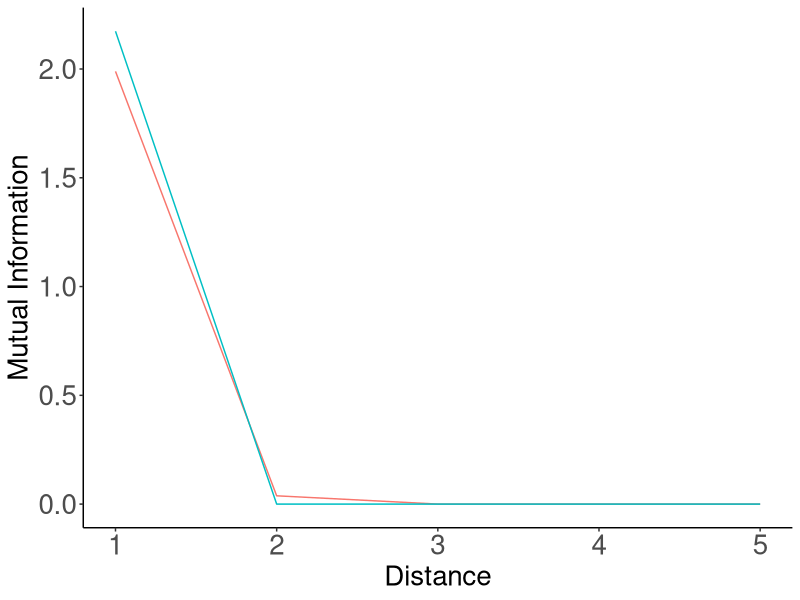
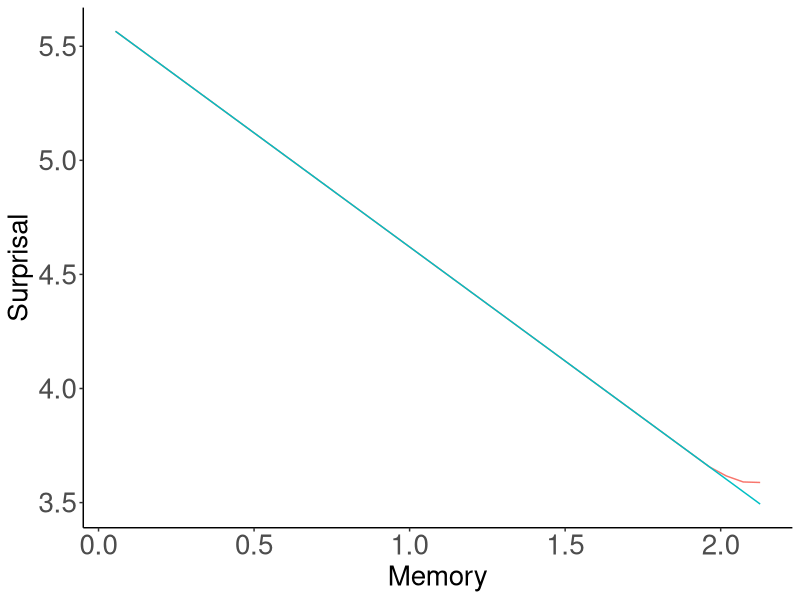
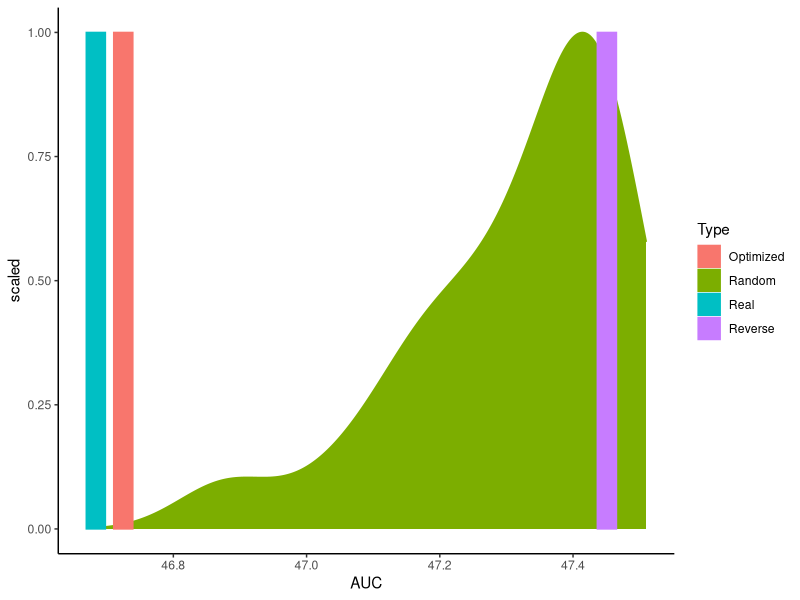

Write the R code that produced these figures, in order.
library(tidyr)
library(dplyr)
library(ggplot2)

######################################

data = read.csv("results.tsv", sep="\t")


data = data %>% filter(Script == "forWords_Japanese_RandomOrder_Normalized_FullData_Heldout.py")

unigramCE = mean(data$UnigramCE)

data$Type = ifelse(data$Model %in% c("REAL", "RANDOM", "REVERSE"), as.character(data$Model), "Optimized")

data_ = data %>% group_by(Distance, Type) %>% summarise(MI=median(MI))
data_ = data_ %>% filter(Distance < 5)
data_ = data_ %>% filter(Type %in% c("REAL", "RANDOM"))
plot = ggplot(data_, aes(x=1+Distance, y=MI, color=Type)) + geom_line()
plot = plot + theme_bw()
plot = plot + xlab("Distance") + ylab("Mutual Information")
plot = plot + theme(axis.title.x=element_text(size=20), axis.title.y=element_text(size=20), axis.text = element_text(size=20))
plot = plot + theme(panel.grid.major = element_blank(), panel.grid.minor = element_blank(), panel.background = element_blank(), legend.position="none")
plot = plot + theme(axis.line = element_line(colour = "black"),
            panel.grid.major = element_blank(),
                panel.grid.minor = element_blank(),
                panel.border = element_blank(),
                    panel.background = element_blank())
ggsave(plot, file=paste("figures/Japanese-suffixes-byMorphemes-it-heldout.pdf", sep=""), height=4, width=4)

data = read.csv("results_interpolated.tsv", sep="\t")


data = data %>% filter(Script == "forWords_Japanese_RandomOrder_Normalized_FullData_Heldout.py")

data = data %>% group_by(Type, Memory) %>% summarise(Surprisal=unigramCE-median(MI))

data_ = data %>% filter(Type %in% c("REAL", "RANDOM"))

plot = ggplot(data_, aes(x=Memory, y=Surprisal, color=Type)) + geom_line() #size=2)
plot = plot + theme_bw()
plot = plot + theme(axis.title.x=element_text(size=20), axis.title.y=element_text(size=20), axis.text = element_text(size=20))
plot = plot + theme(panel.grid.major = element_blank(), panel.grid.minor = element_blank(), panel.background = element_blank(), legend.position="none")
plot = plot + theme(axis.line = element_line(colour = "black"),
            panel.grid.major = element_blank(),
                panel.grid.minor = element_blank(),
                panel.border = element_blank(),
                    panel.background = element_blank())
ggsave(plot, file=paste("figures/Japanese-suffixes-byMorphemes-memsurp-heldout.pdf", sep=""), height=4, width=4)


######################################

data = read.csv("results_auc.tsv", sep="\t")

data = data %>% filter(Script == "forWords_Japanese_RandomOrder_Normalized_FullData_Heldout.py")


data$Type = ifelse(data$Model %in% c("REAL", "RANDOM", "REVERSE"), as.character(data$Model), "Optimized")
data$Type = ifelse(data$Type %in% c("REAL"), "Real", as.character(data$Type))
data$Type = ifelse(data$Type %in% c("RANDOM"), "Random", as.character(data$Type))
data$Type = ifelse(data$Type %in% c("REVERSE"), "Reverse", as.character(data$Type))

data_ = data %>% filter(Type %in% c("Real", "Random", "Optimized", "Reverse"))


#plot = ggplot(data_, aes(x=AUC, y=1, color=Type, fill=Type)) + geom_bar(stat="identity") #size=2)
#plot = plot + theme_bw()
#plot = plot + theme(axis.title.x=element_blank(), axis.title.y=element_blank(), axis.text = element_text(size=20))
#plot = plot + theme(panel.grid.major = element_blank(), panel.grid.minor = element_blank(), panel.background = element_blank()) #, legend.position="none")
#plot = plot + theme(axis.line = element_line(colour = "black"),
#            panel.grid.major = element_blank(),
#                panel.grid.minor = element_blank(),
#                panel.border = element_blank(),
#                    panel.background = element_blank())
#ggsave(plot, file=paste("figures/Japanese-suffixes-byMorphemes-auc-heldout.pdf", sep=""), height=4, width=4)

barWidth = (max(data$AUC) - min(data$AUC))/30

plot = ggplot(data_, aes(x=AUC, fill=Type, color=Type))
plot = plot + theme_classic()
#plot = plot + theme(legend.position="none")
plot = plot + geom_density(data= data_%>%filter(Type == "Random"), aes(y=..scaled..)) 
plot = plot + geom_bar(data = data_ %>% filter(!(Type %in% c("Random"))) %>% group_by(Type) %>% summarise(AUC=mean(AUC)) %>% mutate(y=1),  aes(y=y, group=Type), width=barWidth, stat="identity", position = position_dodge())
ggsave(plot, file=paste("figures/Japanese-suffixes-byMorphemes-auc-hist-heldout.pdf", sep=""), height=4, width=4)



